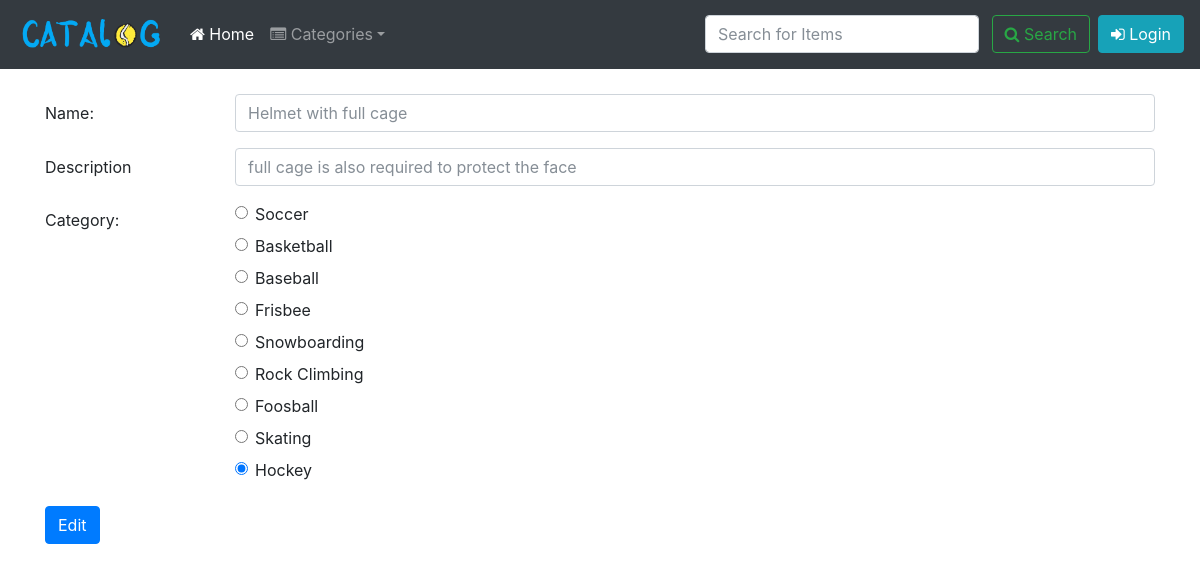
The page /catalog/Hockey/Helmet with full cage/edit on the database its author committed.
### database_setup.py (models this page shows, shortened)
class Item(Base):
    __tablename__ = 'item'
    id = Column(Integer, primary_key=True)
    name = Column(String(250), nullable=False)
    description = Column(String(250))
    category_id = Column(Integer, ForeignKey('category.id'))
    user_id = Column(Integer, ForeignKey('user.id'))

class Category(Base):
    __tablename__ = 'category'
    id = Column(Integer, primary_key=True)
    name = Column(String(250), nullable=False)
    items = relationship('Item', backref='category', lazy='joined')

### project.py (the view, shortened to what this page needs)
@app.route('/catalog/<string:category_name>/<string:item_name>/edit', methods=['GET', 'POST'])
def edit_item(category_name, item_name):
    category = session.query(Category).filter_by(name=category_name).one()
    item_to_edit = session.query(Item).filter_by(category_id=category.id, name=item_name).one()
    return render_template('edit_item.html', category_name=category_name, item_name=item_name, categories=categories(), item=item_to_edit)

### project.py (called while the page is built)
def categories():
    categories_list = session.query(Category).all()
    return categories_list

### templates/edit_item.html
{% extends 'base.html' %}
{% block content %}
<div class="container">
    <form action="{{ url_for('edit_item', category_name=category_name, item_name=item_name) }}" method="post">
      <div class="form-group row">
        <label for="inputName" class="col-sm-2 col-form-label">Name:</label>
        <div class="col-sm-10">
          <input type="text" class="form-control" id="inputName" name="name" value="{{ request.form.name }}" placeholder="{{ item['name'] }}">
        </div>
      </div>
      <div class="form-group row">
        <label for="inputDescription" class="col-sm-2 col-form-label">Description</label>
        <div class="col-sm-10">
          <input type="text" class="form-control" id="inputDescription" name="description" value="{{ request.form.description }}" placeholder="{{ item['description'] }}">
        </div>
      </div>
      <fieldset class="form-group">
        <div class="row">
          <legend class="col-form-legend col-sm-2">Category:</legend>
          <div class="col-sm-10">
          {% for category in categories %}
            <div class="form-check">
              <label class="form-check-label">
                <input class="form-check-input" type="radio" name="category" id="gridRadios{{ category['id'] }}" value="{{ category['id'] }}" {% if item['category_id'] == category['id'] %}checked{% endif %}>
                {{ category['name'] }}
              </label>
            </div>
          {% endfor %}
          </div>
        </div>
      </fieldset>
      <div class="form-group row">
        <div class="col-sm-10">
          <button type="submit" class="btn btn-primary">Edit</button>
        </div>
      </div>
    </form>
</div>
{% endblock %}

### static/css/style.css (style rules this page uses)
html, body { overflow-x: hidden; }
body { padding-top: 70px; }

### rows shown on the page
Item: name "Helmet with full cage", description "full cage is also required to protect the face"
Category: category "☐ Soccer", name "Soccer"
Category: category "☐ Basketball", name "Basketball"
Category: category "☐ Baseball", name "Baseball"
Category: category "☐ Frisbee", name "Frisbee"
Category: category "☐ Snowboarding", name "Snowboarding"
Category: category "☐ Rock Climbing", name "Rock Climbing"
Category: category "☐ Foosball", name "Foosball"
Category: category "☐ Skating", name "Skating"
Category: category "☑ Hockey", name "Hockey"
